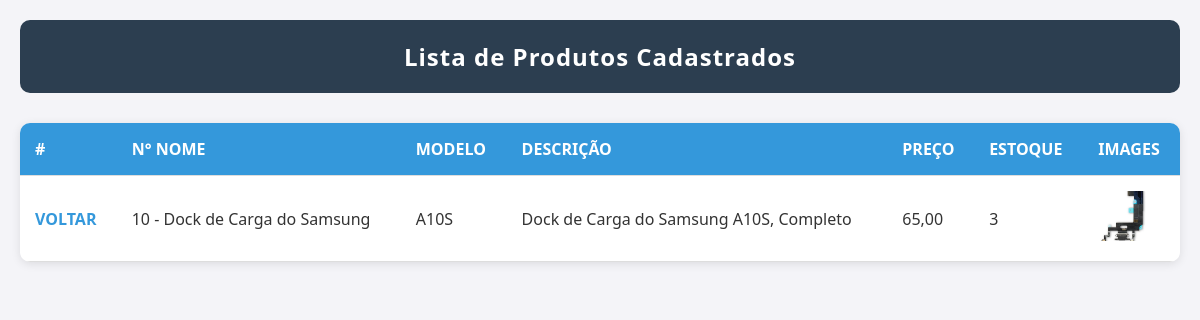
Screenshot of /produto/10/ with the database file from the repository.
### core/models.py (models this page shows, shortened)
class Produto(models.Model):
    nome = models.CharField('Nome', max_length=100)  # Nome do produto
    modelo = models.CharField('Modelo', max_length=100)  # Modelo do produto
    descricao = models.TextField('Descrição')  # Descrição do produto
    preco = models.DecimalField(
        'Preço', max_digits=10, decimal_places=2)    # Preço do produto
    estoque = models.IntegerField('Quantidade em Estoque')
    imagem = models.ImageField(
        'Imagem', upload_to='produtos/', blank=True, null=True)  # Imagem do produto

### core/views.py (the view)
# urls.py: path('produto/<int:pk>/', produto, name='produto'),
def produto(request, pk):
    prod = Produto.objects.get(pk=pk)
    context = {
        'produto': prod,
    }
    return render(request, 'produto.html', context)

### core/templates/produto.html (shortened to what this page needs)
{% load static %}
<!DOCTYPE html>
<html lang="pt-br">
<head>
    <link rel="stylesheet" href="{% static 'css/produto.css' %}">
</head>
<body>
    <header>
        <nav>
            <h2>Lista de Produtos Cadastrados</h2>
        </nav>
    </header>
    <table class="tabela-produtos">
        <thead>
            <tr>
                <th>#</th>
                <th>N° Nome</th>
                <th>Modelo</th>
                <th>Descrição</th>
                <th>Preço</th>
                <th>Estoque</th>
                <th>Images</th>
            </tr>
        </thead>
        <tbody>
            <tr>
                <td><a href="{% url 'index' %}">VOLTAR</a></td>
                <td>{{ produto.id }} - {{ produto.nome }}</td>
                <td>{{ produto.modelo }}</td>
                <td>{{ produto.descricao }}</td>
                <td>{{ produto.preco }}</td>
                <td>{{ produto.estoque }}</td>
                <td>
                    {% if produto.imagem %}
                        <img src="{{ produto.imagem.url }}" alt="Imagem do Produto" style="width: 50px; height: 50px;">
                    {% else %}
                        <span>Nenhuma imagem</span>
                    {% endif %}
            </tr>
        </tbody>
    </table>
</body>
</html>

### core/static/css/produto.css (style rules this page uses)
* { margin: 0; padding: 0; box-sizing: border-box; }
body { font-family: 'Segoe UI', Tahoma, Geneva, Verdana, sans-serif; background-color: #f4f4f8; color: #333; padding: 20px; }
header { background-color: #2c3e50; padding: 20px; text-align: center; color: white; margin-bottom: 30px; border-radius: 10px; }
header h2 { font-size: 24px; letter-spacing: 1px; }
.tabela-produtos { width: 100%; border-collapse: collapse; background-color: white; border-radius: 10px; overflow: hidden; box-shadow: 0 2px 10px rgba(0, 0, 0, 0.1); }
.tabela-produtos thead { background-color: #3498db; color: white; text-transform: uppercase; }
.tabela-produtos th, .tabela-produtos td { padding: 15px; text-align: left; border-bottom: 1px solid #ddd; }
.tabela-produtos a { color: #3498db; text-decoration: none; font-weight: bold; }
.tabela-produtos img { width: 50px; height: 50px; object-fit: cover; border-radius: 5px; }

### rows the page displays
Produto: id "10", nome "Dock de Carga do Samsung", modelo "A10S", descricao "Dock de Carga do Samsung A10S, Completo", preco "65,00", estoque "3", imagem (picture)
